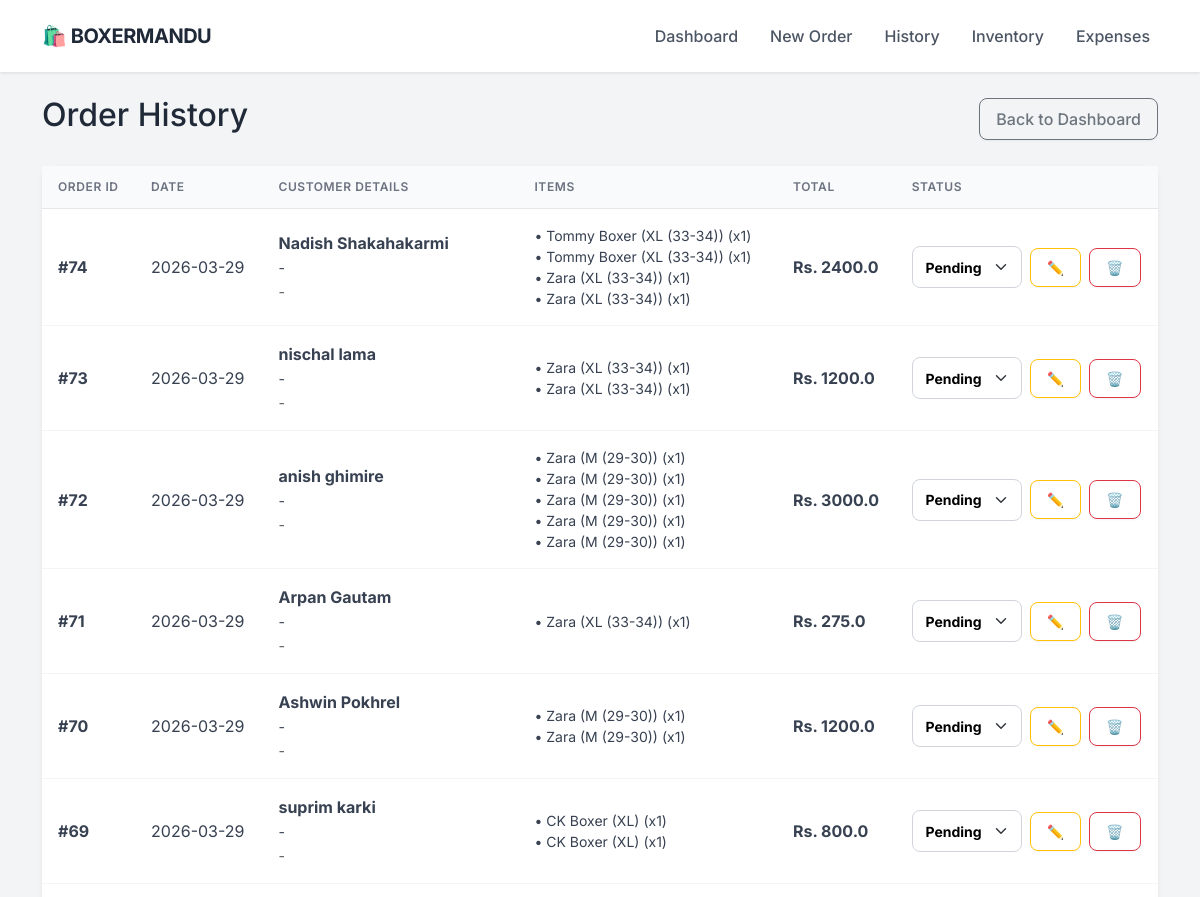
The page /orders (upper part) on the database as committed earlier.
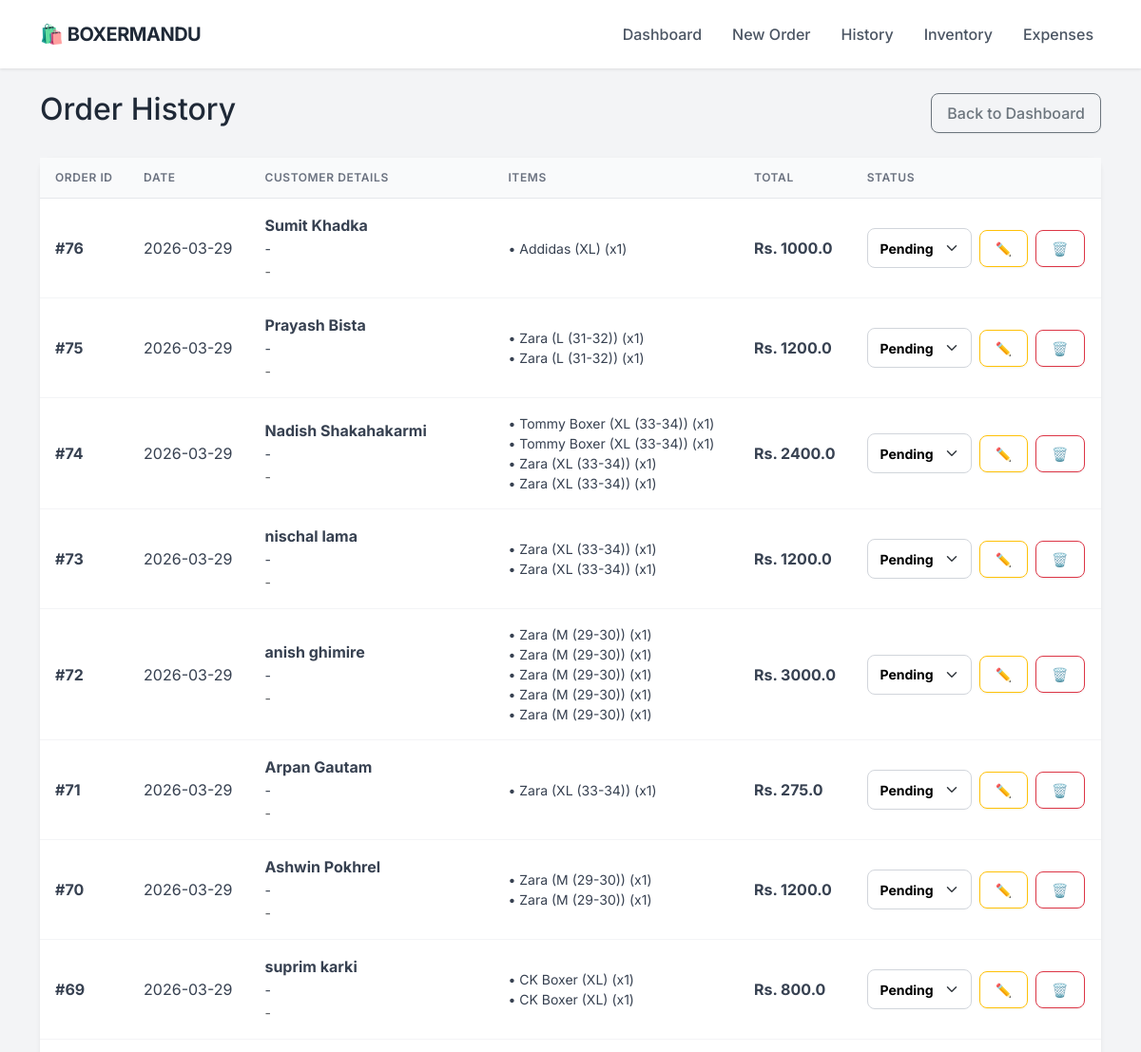
The same page on the database as committed later.
### app.py (models this page shows)
class Order(db.Model):
    id = db.Column(db.Integer, primary_key=True)
    customer_name = db.Column(db.String(100), nullable=False)
    phone = db.Column(db.String(20), nullable=False)
    address = db.Column(db.String(200), nullable=True)
    date = db.Column(db.DateTime, default=datetime.utcnow)
    total_amount = db.Column(db.Float, default=0.0)
    profit = db.Column(db.Float, default=0.0)
    status = db.Column(db.String(20), default='Pending')
    items = db.relationship('OrderItem', backref='order', lazy=True)

class OrderItem(db.Model):
    id = db.Column(db.Integer, primary_key=True)
    order_id = db.Column(db.Integer, db.ForeignKey('order.id'), nullable=False)
    product_id = db.Column(db.Integer, db.ForeignKey('product.id'), nullable=False)
    quantity = db.Column(db.Integer, nullable=False)
    discount = db.Column(db.Float, default=0.0)
    subtotal = db.Column(db.Float, nullable=False)
    product_name = db.Column(db.String(100))

### app.py (the view)
@app.route('/orders')
def order_history():
    all_orders = Order.query.order_by(Order.date.desc()).all()
    return render_template('orders.html', orders=all_orders)

### templates/orders.html (shortened to what this page needs)
{% extends "layout.html" %}
{% block content %}
<div class="d-flex justify-content-between align-items-center mb-4">
    <h2>Order History</h2>
    <a href="/" class="btn btn-outline-secondary">Back to Dashboard</a>
</div>
<div class="card shadow-sm">
    <div class="card-body p-0">
        <table class="table table-hover mb-0 align-middle">
            <thead class="table-light">
                <tr>
                    <th>Order ID</th>
                    <th>Date</th>
                    <th>Customer Details</th>
                    <th>Items</th>
                    <th>Total</th>
                    <th>Status</th>
                </tr>
            </thead>
            <tbody>
                {% for order in orders %}
                <tr>
                    <td><strong>#{{ order.id }}</strong></td>
                    <td>{{ order.date.strftime('%Y-%m-%d') }}</td>
                    <td>
                        <strong>{{ order.customer_name }}</strong><br>
                        <small>{{ order.phone }}</small><br>
                        <small class="text-muted">{{ order.address }}</small>
                    </td>
                    <td>
                        <ul class="list-unstyled mb-0 small">
                        {% for item in order.items %}
                            <li>• {{ item.product_name }} (x{{ item.quantity }})</li>
                        {% endfor %}
                        </ul>
                    </td>
                    <td><strong>Rs. {{ order.total_amount }}</strong></td>
                    <td>
                        <div class="d-flex gap-2 align-items-center">
                            <form action="/update_status/{{ order.id }}" method="POST">
                                <select name="status" class="form-select form-select-sm"
                                        style="width: 110px; font-weight: bold;
                                        color: {{ 'green' if order.status == 'Delivered' else ('blue' if order.status == 'Shipped' else 'black') }}"
                                        onchange="this.form.submit()">
                                    <option value="Pending" {% if order.status == 'Pending' %}selected{% endif %}>Pending</option>
                                </select>
                            </form>
                            <a href="/edit_order/{{ order.id }}" class="btn btn-sm btn-outline-warning" title="Edit Order">✏️</a>
                            <a href="/delete_order/{{ order.id }}"
                               class="btn btn-sm btn-outline-danger"
                               onclick="return confirm('Are you sure? This will delete the order and RESTORE the stock.')"
                               title="Delete Order">
                                🗑️
                            </a>
                        </div>
                    </td>
                </tr>
                {% endfor %}
            </tbody>
        </table>
    </div>
</div>
{% endblock %}

### templates/layout.html (shortened to what this page needs)
<!DOCTYPE html>
<html lang="en">
<head>
    <link href="https://cdn.jsdelivr.net/npm/bootstrap@5.3.0/dist/css/bootstrap.min.css" rel="stylesheet">
</head>
<body>
    <nav class="navbar navbar-expand-lg sticky-top">
        <div class="container">
            <a class="navbar-brand" href="/">
                🛍️ BOXERMANDU
            </a>
            <div class="collapse navbar-collapse" id="navbarNav">
                <ul class="navbar-nav ms-auto">
                    <li class="nav-item"><a class="nav-link" href="/">Dashboard</a></li>
                    <li class="nav-item"><a class="nav-link" href="/new_order">New Order</a></li>
                    <li class="nav-item"><a class="nav-link" href="/orders">History</a></li>
                    <li class="nav-item"><a class="nav-link" href="/inventory">Inventory</a></li>
                    <li class="nav-item"><a class="nav-link" href="/expenses">Expenses</a></li>
                </ul>
            </div>
        </div>
    </nav>
    <div class="container py-4">
        {% block content %}{% endblock %}
    </div>
</body>
</html>

### templates/layout.html (style rules this page uses)
:root { --primary-color: #2563eb; --bg-color: #f3f4f6; --text-dark: #1f2937; --card-shadow: 0 4px 6px -1px rgba(0, 0, 0, 0.1), 0 2px 4px -1px rgba(0, 0, 0, 0.06); }
body { font-family: 'Inter', sans-serif; background-color: var(--bg-color); color: var(--text-dark); }
.navbar { background-color: #ffffff; box-shadow: 0 1px 3px rgba(0,0,0,0.1); padding: 1rem 0; }
.navbar-brand { font-weight: 700; color: var(--text-dark) !important; font-size: 1.25rem; letter-spacing: -0.5px; }
.nav-link { color: #4b5563 !important; font-weight: 500; margin-left: 1rem; transition: color 0.2s; }
.card { border: none; border-radius: 12px; box-shadow: var(--card-shadow); background: #ffffff; transition: transform 0.2s; }
.btn { border-radius: 8px; font-weight: 500; padding: 0.5rem 1rem; box-shadow: 0 1px 2px 0 rgba(0, 0, 0, 0.05); }
.table { margin-bottom: 0; }
.table thead th { background-color: #f9fafb; color: #6b7280; font-size: 0.75rem; text-transform: uppercase; letter-spacing: 0.05em; font-weight: 600; border-bottom: 1px solid #e5e7eb; padding: 0.75rem 1rem; }
.table tbody td { padding: 1rem 1rem; vertical-align: middle; color: #374151; border-bottom: 1px solid #f3f4f6; }
.form-control, .form-select { border-radius: 8px; border: 1px solid #d1d5db; padding: 0.6rem 0.8rem; }

Rows that differ between the two databases and show on the page:
added Order: id "76", date "2026-03-29", customer_name "Sumit Khadka", phone "-", address "-", total_amount "1000.0", status "Pending"
added OrderItem: product_name "Addidas (XL)", quantity "1", shown under "76"
added Order: id "75", date "2026-03-29", customer_name "Prayash Bista", phone "-", address "-", total_amount "1200.0", status "Pending"
added OrderItem: product_name "Zara (L (31-32))", quantity "1", shown under "75"
added OrderItem: product_name "Zara (L (31-32))", quantity "1", shown under "75"
